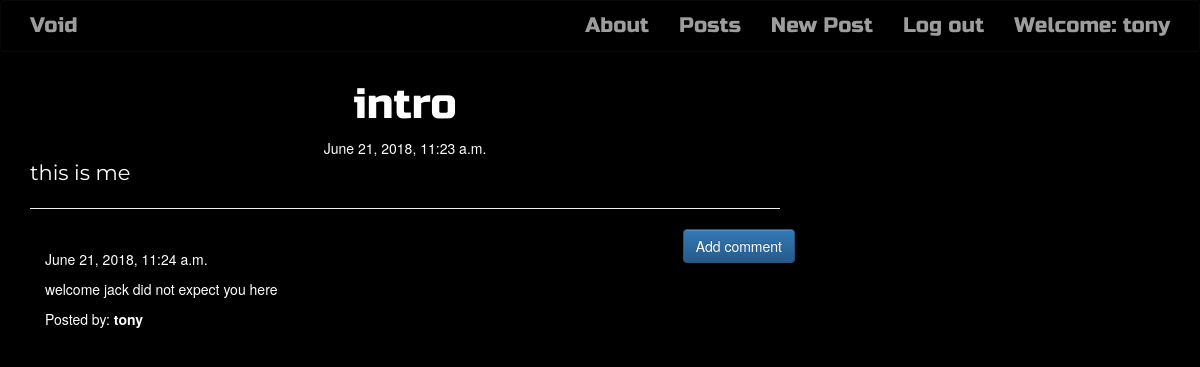
Screenshot of /post/2 (signed in) with the database file from the repository.
### blog/models.py (models this page shows, shortened)
class Post(models.Model):
    author = models.ForeignKey(User, related_name="users", on_delete=models.CASCADE, null=True)
    user_name = models.CharField(max_length=500, null=True)
    title = models.CharField(max_length=1000)
    text = models.TextField()
    created_date = models.DateTimeField(default=timezone.now)
    published_date = models.DateTimeField(blank=True, null=True)

class Comment(models.Model):
    post = models.ForeignKey('blog.Post', related_name='comments', on_delete=models.CASCADE)
    author = models.CharField(max_length=255)
    text = models.TextField()
    created_date = models.DateTimeField(default=timezone.now)

### blog/views.py (the view)
# urls.py: url(r'^post/(?P<pk>\d+)$', views.PostDetailView.as_view(), name='post_detail'),
class PostDetailView(DetailView):
    model = Post

### blog/templates/blog/post_detail.html (shortened to what this page needs)
{% extends 'blog/base.html' %}
{% block content %}
        <h1 class='posttitle loader'>{{ post.title }}</h1>
        {% if post.published_date %}
            <div class="date postdate">
                {{ post.published_date }}
            </div>
        {% else %}
            <a class="btn btn-default" href="{% url 'post_publish' pk=post.pk %}">Publish</a>
        {% endif %}
      <p class='postcontent' >{{ post.text|safe|linebreaksbr }}</p>
  <hr>
  <a class="btn btn-primary btn-comment" href="{% url 'add_comment_to_post' pk=post.pk %}">Add comment</a>
  <div class="container">
  {% for comment in post.comments.all %}
  <br>
      {% if user.is_authenticated %}
              {{ comment.created_date }}
          <p>{{ comment.text|safe|linebreaks }}</p>
          <p>Posted by: <strong>{{ comment.author }}</strong></p>
      {% endif %}
      {% empty %}
      <p>No comments posted.</p>
  {% endfor %}
</div>
{% endblock %}

### blog/templates/blog/base.html (shortened to what this page needs)
<!DOCTYPE html>
{% load staticfiles %}
<html>
    <head>
        <link rel="stylesheet" href="https://maxcdn.bootstrapcdn.com/bootstrap/3.3.7/css/bootstrap.min.css">
        <link rel="stylesheet" href="https://maxcdn.bootstrapcdn.com/bootstrap/3.3.7/css/bootstrap-theme.min.css">
        <link rel="stylesheet" href="//cdn.jsdelivr.net/medium-editor/latest/css/medium-editor.min.css" type="text/css" media="screen" charset="utf-8">
        <link rel="stylesheet" href="{% static 'css/blog.css' %}">
<body class='loader'>
  <nav class="navbar navbar-inverse techfont custom-navbar" id="prime">
    <div class="container">
      <ul class="nav navbar-nav">
        <li><a class='navbar-brand bigbrand' href="{% url 'index' %}">Void</a></li>
      </ul>
      <ul class="nav navbar-nav navbar-right">
         <li><a href="{% url 'about'%}">About</a></li>
        {% if user.is_authenticated %}
        <li>
           <a href="{% url 'post_list' %}">Posts</a>
        </li>
        <li>
          <a href="{% url 'post_new' %}" >New Post</a>
        </li>
        <li>
          <a href="{% url 'accounts:logout' %}" >Log out</a>
        </li>
        <li>
          <a >Welcome: {{ user.username }}</a>
        </li>
          {% else %}
          <li><a class='nav navbar-right' href="{% url 'accounts:login' %}" ><span class="glyphicon glyphicon-user"></span>Login</a></li>
        {% endif %}
      </ul>
  </div>
</nav>
        <div class="content container">
            <div class="row">
                <div class="col-md-8">
                  <div class="blog_posts">
                    {% block content %}
                    {% endblock %}
                  </div>
                </div>
            </div>
        </div>
</body>
</html>

### blog/static/css/blog.css (style rules this page uses)
.techfont { font-family: 'Russo One', sans-serif; font-size: 1.5em; margin-bottom: 10px; background: #000; }
.postdate { text-align: center; }
.posttitle { font-family: 'Russo One', sans-serif; font-size: 3em; text-align: center; }
.postcontent { font-family: 'Montserrat'; font-size: 1.5em; }
.btn-comment { position: absolute; right: 0px; }
.bigbrand { font-size: 1em; }
body { background-color: black; color:white; }

### rows the page displays
Post: title "intro", published_date "June 21, 2018, 11:23 a.m.", text "this is me"
Comment: created_date "June 21, 2018, 11:24 a.m.", text "welcome jack did not expect you here", author "tony"

### other values shown
{{ user.username }} "tony"
